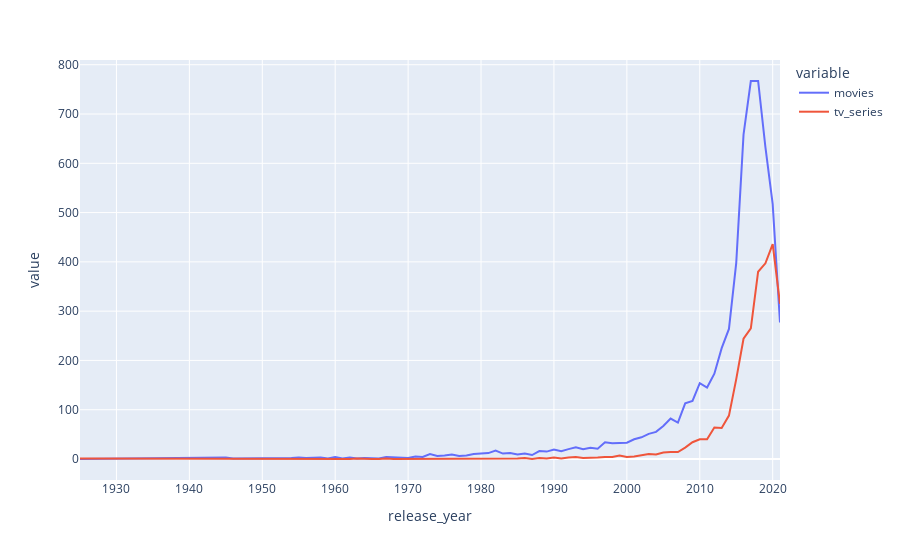

Notebook cell for this chart:
### Code cell
import plotly.express as px
fig = px.line(dataframe, x="release_year", y=["movies", "tv_series"])
fig.update_xaxes(type="date")
fig.show()

### Figure 1 — Plotly figure (JSON) as saved in the notebook; plotly's stock layout.template omitted (floating-point values rounded to 4 significant figures)
{"data": [{"hovertemplate": "variable=movies<br>release_year=%{x}<br>value=%{y}<extra></extra>", "legendgroup": "movies", "line": {"color": "#636efa", "dash": "solid"}, "marker": {"symbol": "circle"}, "mode": "lines", "name": "movies", "orientation": "v", "showlegend": true, "type": "scatter", "x": ["1925", "1942", "1943", "1944", "1945", "1946", "1947", "1954", "1955", "1956", "1958", "1959", "1960", "1961", "1962", "1963", "1964", "1965", "1966", "1967", "1968", "1969", "1970", "1971", "1972", "1973", "1974", "1975", "1976", "1977", "1978", "1979", "1980", "1981", "1982", "1983", "1984", "1985", "1986", "1987", "1988", "1989", "1990", "1991", "1992", "1993", "1994", "1995", "1996", "1997", "1998", "1999", "2000", "2001", "2002", "2003", "2004", "2005", "2006", "2007", "2008", "2009", "2010", "2011", "2012", "2013", "2014", "2015", "2016", "2017", "2018", "2019", "2020", "2021"], "xaxis": "x", "y": [0, 2, 3, 3, 3, 1, 1, 2, 3, 2, 3, 1, 4, 1, 3, 1, 2, 2, 1, 4, 3, 2, 2, 5, 4, 10, 6, 7, 9, 6, 7, 10, 11, 12, 17, 11, 12, 9, 11, 8, 16, 15, 19, 16, 20, 24, 20, 23, 21, 34, 32, 32, 33, 40, 44, 51, 55, 67, 82, 74, 113, 118, 154, 145, 173, 225, 264, 398, 658, 767, 767, 633, 517, 277], "yaxis": "y"}, {"hovertemplate": "variable=tv_series<br>release_year=%{x}<br>value=%{y}<extra></extra>", "legendgroup": "tv_series", "line": {"color": "#EF553B", "dash": "solid"}, "marker": {"symbol": "circle"}, "mode": "lines", "name": "tv_series", "orientation": "v", "showlegend": true, "type": "scatter", "x": ["1925", "1942", "1943", "1944", "1945", "1946", "1947", "1954", "1955", "1956", "1958", "1959", "1960", "1961", "1962", "1963", "1964", "1965", "1966", "1967", "1968", "1969", "1970", "1971", "1972", "1973", "1974", "1975", "1976", "1977", "1978", "1979", "1980", "1981", "1982", "1983", "1984", "1985", "1986", "1987", "1988", "1989", "1990", "1991", "1992", "1993", "1994", "1995", "1996", "1997", "1998", "1999", "2000", "2001", "2002", "2003", "2004", "2005", "2006", "2007", "2008", "2009", "2010", "2011", "2012", "2013", "2014", "2015", "2016", "2017", "2018", "2019", "2020", "2021"], "xaxis": "x", "y": [1, 0, 0, 0, 1, 1, 0, 0, 0, 0, 0, 0, 0, 0, 0, 1, 0, 0, 0, 1, 0, 0, 0, 0, 1, 0, 1, 0, 0, 1, 0, 1, 0, 1, 0, 0, 0, 1, 2, 0, 2, 1, 3, 1, 3, 4, 2, 2, 3, 4, 4, 7, 4, 5, 7, 10, 9, 13, 14, 14, 23, 34, 40, 40, 64, 63, 88, 162, 244, 265, 380, 397, 436, 315], "yaxis": "y"}], "layout": {"legend": {"title": {"text": "variable"}, "tracegroupgap": 0}, "margin": {"t": 60}, "xaxis": {"anchor": "y", "domain": [0, 1], "title": {"text": "release_year"}, "type": "date"}, "yaxis": {"anchor": "x", "domain": [0, 1], "title": {"text": "value"}}}}
